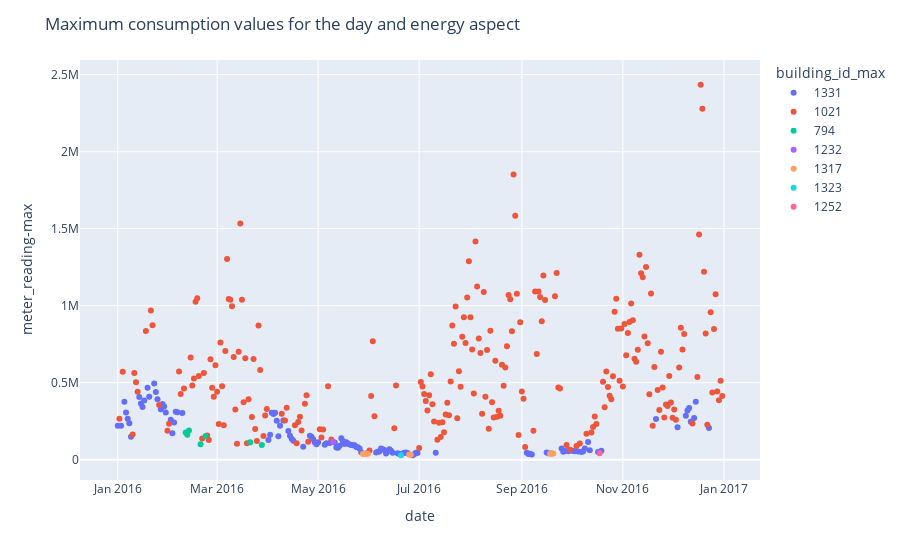

Notebook code cell kept with this figure:
### Markdown cell above
- The max values of electricity are caused by only 7 buildings. Practically, two of them

### Code cell
daily_train_hotwater = daily_train_agg[daily_train_agg['meter']=='hotwater'].copy()
daily_train_hotwater['building_id_max'] = pd.Categorical(daily_train_hotwater['building_id_max'])
fig_daily_hotwater = px.scatter(daily_train_hotwater,
                                x='date',
                                y='meter_reading-max',
                                color='building_id_max',
                                render_mode='svg')
fig_daily_hotwater.update_layout(title='Maximum consumption values for the day and energy aspect')
fig_daily_hotwater.show()

### Figure 1 — Plotly figure (JSON) as saved in the notebook; plotly's stock layout.template omitted (floating-point values rounded to 4 significant figures; data arrays with more than 128 entries replaced by an {"elided": "..."} marker saying what was removed)
{"data": [{"hovertemplate": "building_id_max=1331<br>date=%{x}<br>meter_reading-max=%{y}<extra></extra>", "legendgroup": "1331", "marker": {"color": "#636efa", "symbol": "circle"}, "mode": "markers", "name": "1331", "orientation": "v", "showlegend": true, "type": "scatter", "x": ["2016-01-01", "2016-01-03", "2016-01-05", "2016-01-06", "2016-01-07", "2016-01-08", "2016-01-09", "2016-01-14", "2016-01-15", "2016-01-16", "2016-01-17", "2016-01-19", "2016-01-20", "2016-01-23", "2016-01-24", "2016-01-25", "2016-01-27", "2016-01-28", "2016-01-29", "2016-01-30", "2016-02-02", "2016-02-03", "2016-02-04", "2016-02-05", "2016-02-06", "2016-02-09", "2016-04-01", "2016-04-02", "2016-04-03", "2016-04-04", "2016-04-05", "2016-04-06", "2016-04-07", "2016-04-08", "2016-04-10", "2016-04-13", "2016-04-14", "2016-04-15", "2016-04-16", "2016-04-22", "2016-04-26", "2016-04-27", "2016-04-28", "2016-04-29", "2016-04-30", "2016-05-01", "2016-05-05", "2016-05-06", "2016-05-08", "2016-05-11", "2016-05-12", "2016-05-13", "2016-05-14", "2016-05-15", "2016-05-16", "2016-05-17", "2016-05-18", "2016-05-19", "2016-05-20", "2016-05-21", "2016-05-22", "2016-05-23", "2016-05-24", "2016-05-25", "2016-05-26", "2016-05-27", "2016-05-30", "2016-06-05", "2016-06-06", "2016-06-07", "2016-06-08", "2016-06-09", "2016-06-10", "2016-06-11", "2016-06-12", "2016-06-13", "2016-06-14", "2016-06-15", "2016-06-18", "2016-06-19", "2016-06-21", "2016-06-22", "2016-06-23", "2016-06-24", "2016-06-27", "2016-06-28", "2016-06-29", "2016-06-30", "2016-07-11", "2016-09-04", "2016-09-05", "2016-09-06", "2016-09-07", "2016-09-16", "2016-09-17", "2016-09-19", "2016-09-25", "2016-09-26", "2016-09-27", "2016-09-29", "2016-10-01", "2016-10-02", "2016-10-03", "2016-10-05", "2016-10-07", "2016-10-08", "2016-10-09", "2016-10-11", "2016-10-12", "2016-10-17", "2016-10-19", "2016-11-21", "2016-12-04", "2016-12-09", "2016-12-10", "2016-12-11", "2016-12-12", "2016-12-14", "2016-12-15", "2016-12-23"], "xaxis": "x", "y": [219800.0, 220500.0, 376600.0, 306600.0, 266800.0, 236900.0, 149700.0, 407400.0, 364700.0, 342600.0, 383800.0, 467300.0, 408400.0, 495100.0, 440000.0, 392000.0, 327800.0, 361500.0, 346000.0, 307000.0, 259300.0, 172300.0, 241000.0, 311200.0, 307875, 303000.0, 128600.0, 161800.0, 305100.0, 296400.0, 304300.0, 253800.0, 153000.0, 221300.0, 254200.0, 185800.0, 155500.0, 136000.0, 122700.0, 83910.0, 156200.0, 149900.0, 133000.0, 112500.0, 99640.0, 113200.0, 96460.0, 106100.0, 109200.0, 111900.0, 79120.0, 77230.0, 91370.0, 139300.0, 120000.0, 102000.0, 112700.0, 104800.0, 98820.0, 95120.0, 93810.0, 93530.0, 82930.0, 80300.0, 72050.0, 48580.0, 39600.0, 46730.0, 51380.0, 52620.0, 73470.0, 67220.0, 62650.0, 39820.0, 54070.0, 67480.0, 57750.0, 44890.0, 42610.0, 36430.0, 39570.0, 45660.0, 46650.0, 43280.0, 29700.0, 34930.0, 44550.0, 43550.0, 45310.0, 45780.0, 37870.0, 39520.0, 33220.0, 46090.0, 42760.0, 40360.0, 73270.0, 51220.0, 57530.0, 54850.0, 60000.0, 56830.0, 54480.0, 53840.0, 49710.0, 54360.0, 72040.0, 114400.0, 60970.0, 50690.0, 58820.0, 263600.0, 211100.0, 286000.0, 319500.0, 335700.0, 247100.0, 270900.0, 377100.0, 205200.0], "yaxis": "y"}, {"hovertemplate": "building_id_max=1021<br>date=%{x}<br>meter_reading-max=%{y}<extra></extra>", "legendgroup": "1021", "marker": {"color": "#EF553B", "symbol": "circle"}, "mode": "markers", "name": "1021", "orientation": "v", "showlegend": true, "type": "scatter", "x": {"elided": "229 str values"}, "xaxis": "x", "y": {"elided": "229 float values"}, "yaxis": "y"}, {"hovertemplate": "building_id_max=794<br>date=%{x}<br>meter_reading-max=%{y}<extra></extra>", "legendgroup": "794", "marker": {"color": "#00cc96", "symbol": "circle"}, "mode": "markers", "name": "794", "orientation": "v", "showlegend": true, "type": "scatter", "x": ["2016-02-11", "2016-02-12", "2016-02-13", "2016-02-20", "2016-02-23", "2016-03-21", "2016-03-28"], "xaxis": "x", "y": [177300.0, 162500.0, 190400.0, 100000.0, 151900.0, 113800.0, 96040.0], "yaxis": "y"}, {"hovertemplate": "building_id_max=1232<br>date=%{x}<br>meter_reading-max=%{y}<extra></extra>", "legendgroup": "1232", "marker": {"color": "#ab63fa", "symbol": "circle"}, "mode": "markers", "name": "1232", "orientation": "v", "showlegend": true, "type": "scatter", "x": ["2016-05-10"], "xaxis": "x", "y": [116700.0], "yaxis": "y"}, {"hovertemplate": "building_id_max=1317<br>date=%{x}<br>meter_reading-max=%{y}<extra></extra>", "legendgroup": "1317", "marker": {"color": "#FFA15A", "symbol": "circle"}, "mode": "markers", "name": "1317", "orientation": "v", "showlegend": true, "type": "scatter", "x": ["2016-05-28", "2016-05-29", "2016-05-31", "2016-06-25", "2016-06-26", "2016-09-18", "2016-09-20"], "xaxis": "x", "y": [37520.0, 37800.0, 39100.0, 33340.0, 31540.0, 39430.0, 41170.0], "yaxis": "y"}, {"hovertemplate": "building_id_max=1323<br>date=%{x}<br>meter_reading-max=%{y}<extra></extra>", "legendgroup": "1323", "marker": {"color": "#19d3f3", "symbol": "circle"}, "mode": "markers", "name": "1323", "orientation": "v", "showlegend": true, "type": "scatter", "x": ["2016-06-20"], "xaxis": "x", "y": [29020.0], "yaxis": "y"}, {"hovertemplate": "building_id_max=1252<br>date=%{x}<br>meter_reading-max=%{y}<extra></extra>", "legendgroup": "1252", "marker": {"color": "#FF6692", "symbol": "circle"}, "mode": "markers", "name": "1252", "orientation": "v", "showlegend": true, "type": "scatter", "x": ["2016-10-18"], "xaxis": "x", "y": [41690.0], "yaxis": "y"}], "layout": {"legend": {"title": {"text": "building_id_max"}, "tracegroupgap": 0}, "margin": {"t": 60}, "title": {"text": "Maximum consumption values for the day and energy aspect"}, "xaxis": {"anchor": "y", "domain": [0, 1], "title": {"text": "date"}}, "yaxis": {"anchor": "x", "domain": [0, 1], "title": {"text": "meter_reading-max"}}}}
